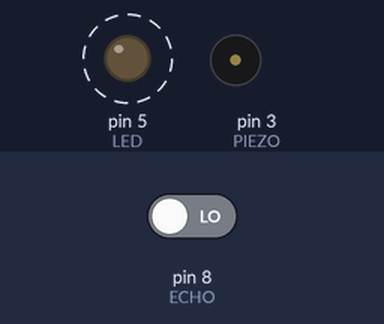
Recording of a sketch running on a simulated Arduino Uno, built with avr-gcc and run on an emulated ATmega328P. Parts: output pins drawn as LEDs (lit = HIGH), buzzer (waves = sounding, pin HIGH). Dashed ring = blinking. The inputs (shaded band) are chosen by the test bench; at power-on: pin 8 (ECHO) LOW. Pins used as bus, display or sensor lines are not drawn; what the sketch prints to the serial monitor is not drawn.

Above: at 0.5 s.
Timing chart, 0 to 3.0 s (numbered marks = the images above):
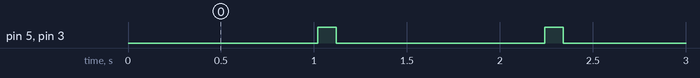

The sketch:

08_sounds_02.ino
```cpp
# define TRIG 9 //초음파 쏘는 곳 (수신부)
#define ECHO 8 //송신 받는 곳
#define LED 5 // led
#define PIEZO 3 //부저

void setup() {
  Serial.begin(9600);
  pinMode(TRIG, OUTPUT);
  pinMode(ECHO, INPUT);
  pinMode(LED, OUTPUT);
  pinMode(PIEZO, OUTPUT);
}

void loop() {
  digitalWrite(TRIG, HIGH);
  delay(10);

  digitalWrite(TRIG, LOW);

  float duration = pulseIn(ECHO, HIGH);
  float distance = ((34000*duration)/1000000)/2;
  Serial.print(distance);
  Serial.println("cm");
  delay(10);

  if (distance < 12){
    digitalWrite(LED, HIGH);
    digitalWrite(PIEZO, HIGH);
    delay(100);
    digitalWrite(LED, LOW);
    digitalWrite(PIEZO, LOW);
    delay(100);

  }

}
```

Measured:
- by itself, pin 5 (LED), pin 3 (PIEZO): alternates HIGH for 0.10 s and LOW for 1.1 s
